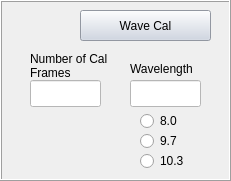
     <widget class="QFrame" name="frameWaveCal_3">
      <property name="geometry">
       <rect>
        <x>400</x>
        <y>650</y>
        <width>231</width>
        <height>181</height>
       </rect>
      </property>
      <property name="frameShape">
       <enum>QFrame::Box</enum>
      </property>
      <property name="frameShadow">
       <enum>QFrame::Raised</enum>
      </property>
      <widget class="QPushButton" name="pushButtonWaveCalFlight">
       <property name="geometry">
        <rect>
         <x>80</x>
         <y>10</y>
         <width>131</width>
         <height>31</height>
        </rect>
       </property>
       <property name="styleSheet">
        <string notr="true">background:rgb(204, 212, 226)</string>
       </property>
       <property name="text">
        <string>Wave Cal</string>
       </property>
      </widget>
      <widget class="QLineEdit" name="lineEditWavelengthFlight">
       <property name="geometry">
        <rect>
         <x>130</x>
         <y>80</y>
         <width>71</width>
         <height>27</height>
        </rect>
       </property>
       <property name="styleSheet">
        <string notr="true">background:rgb(255, 255, 255)</string>
       </property>
      </widget>
      <widget class="QLabel" name="label_9">
       <property name="geometry">
        <rect>
         <x>130</x>
         <y>60</y>
         <width>91</width>
         <height>17</height>
        </rect>
       </property>
       <property name="text">
        <string>Wavelength</string>
       </property>
      </widget>
      <widget class="QLineEdit" name="lineEditNumWaveCalFramesFlight">
       <property name="geometry">
        <rect>
         <x>30</x>
         <y>80</y>
         <width>71</width>
         <height>27</height>
        </rect>
       </property>
       <property name="styleSheet">
        <string notr="true">background:rgb(255, 255, 255)</string>
       </property>
      </widget>
      <widget class="QLabel" name="label_39">
       <property name="geometry">
        <rect>
         <x>30</x>
         <y>50</y>
         <width>81</width>
         <height>31</height>
        </rect>
       </property>
       <property name="text">
        <string>Number of Cal Frames</string>
       </property>
       <property name="wordWrap">
        <bool>true</bool>
       </property>
      </widget>
      <widget class="QRadioButton" name="radioButtonWave8Flight">
       <property name="geometry">
        <rect>
         <x>140</x>
         <y>110</y>
         <width>51</width>
         <height>22</height>
        </rect>
       </property>
       <property name="text">
        <string>8.0</string>
       </property>
      </widget>
      <widget class="QRadioButton" name="radioButtonWave9Flight">
       <property name="geometry">
        <rect>
         <x>140</x>
         <y>130</y>
         <width>51</width>
         <height>22</height>
        </rect>
       </property>
       <property name="text">
        <string>9.7</string>
       </property>
      </widget>
      <widget class="QRadioButton" name="radioButtonWave10Flight">
       <property name="geometry">
        <rect>
         <x>140</x>
         <y>150</y>
         <width>61</width>
         <height>22</height>
        </rect>
       </property>
       <property name="text">
        <string>10.3</string>
       </property>
      </widget>
      <zorder>pushButtonWaveCalFlight</zorder>
      <zorder>lineEditWavelengthFlight</zorder>
      <zorder>label_9</zorder>
      <zorder>label_39</zorder>
      <zorder>radioButtonWave8Flight</zorder>
      <zorder>radioButtonWave9Flight</zorder>
      <zorder>radioButtonWave10Flight</zorder>
      <zorder>lineEditNumWaveCalFramesFlight</zorder>
     </widget>
